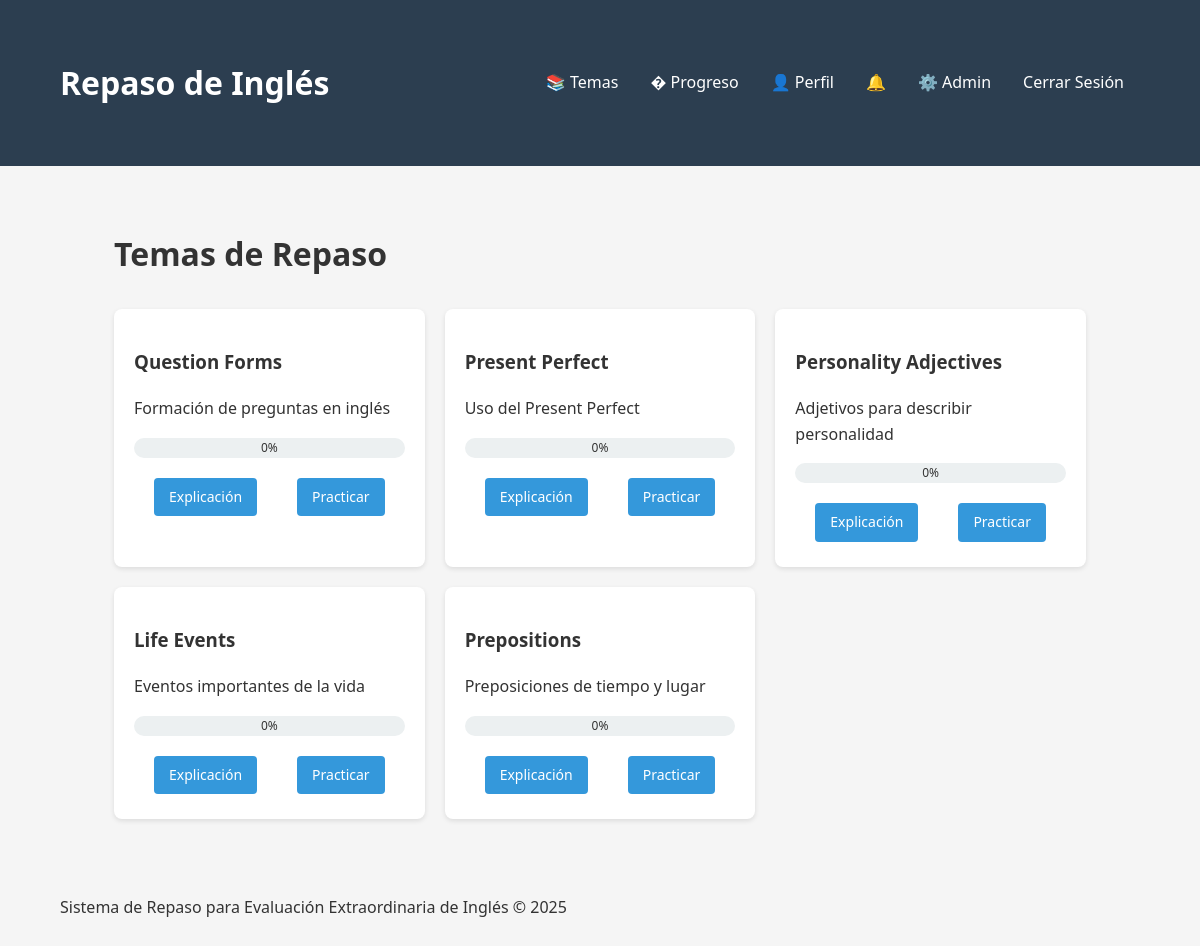
Page /pages/topics.php (signed in) on the committed database.
### tables this page shows
CREATE TABLE topics (
    topic_id INT AUTO_INCREMENT PRIMARY KEY,
    title VARCHAR(255) NOT NULL,
    description TEXT,
    category ENUM('grammar', 'vocabulary', 'tips') DEFAULT 'grammar',
    detailed_content TEXT,
    created_at TIMESTAMP DEFAULT CURRENT_TIMESTAMP,
    updated_at TIMESTAMP DEFAULT CURRENT_TIMESTAMP ON UPDATE CURRENT_TIMESTAMP
);

### pages/topics.php (the view, shortened to what this page needs)
<?php
require_once __DIR__ . '/../includes/header.php';
require_once __DIR__ . '/../includes/db.php';
$stmt = $pdo->query("SELECT * FROM topics");
$topics = $stmt->fetchAll(PDO::FETCH_ASSOC);
$progressStmt = $pdo->prepare("SELECT topic_id, score FROM user_progress WHERE user_id = ?");
$progressStmt->execute([$_SESSION['user_id']]);
$userProgress = $progressStmt->fetchAll(PDO::FETCH_KEY_PAIR);
?>
<div class="container">
    <h1>Temas de Repaso</h1>
    <div class="topics-grid">
        <?php foreach ($topics as $topic): ?>
            <?php
            $progress = isset($userProgress[$topic['topic_id']]) ? $userProgress[$topic['topic_id']] : 0;
            $progressClass = getProgressClass($progress);
            ?>
            <div class="topic-card <?php echo $progressClass; ?>">
    <h3><?php echo htmlspecialchars($topic['title']); ?></h3>
    <p><?php echo htmlspecialchars($topic['description']); ?></p>
    <div class="progress-bar">
        <span><?php echo $progress; ?>%</span>
    </div>
    <div class="topic-links">
        <a href="topic_detail.php?topic_id=<?php echo $topic['topic_id']; ?>" class="btn btn-small">
            Explicación
        </a>
        <a href="practice.php?topic_id=<?php echo $topic['topic_id']; ?>" class="btn btn-small">
            Practicar
        </a>
    </div>
</div>
        <?php endforeach; ?>
    </div>
</div>
<?php
function getProgressClass($progress) {
    return 'not-started';
}
require_once __DIR__ . '/../includes/footer.php';
?>

### assets/css/style.css (style rules this page uses)
body { font-family: 'Segoe UI', Tahoma, Geneva, Verdana, sans-serif; line-height: 1.6; margin: 0; padding: 0; color: #333; background-color: #f5f5f5; }
.container { width: 90%; max-width: 1200px; margin: 0 auto; padding: 20px; }
.btn { display: inline-block; background-color: #3498db; color: white; padding: 0.5rem 1rem; border: none; border-radius: 4px; text-decoration: none; cursor: pointer; transition: background-color 0.3s; }
.topics-grid { display: grid; grid-template-columns: repeat(auto-fill, minmax(300px, 1fr)); gap: 20px; margin-top: 30px; }
.topic-card { background-color: white; border-radius: 8px; padding: 20px; box-shadow: 0 2px 5px rgba(0,0,0,0.1); transition: transform 0.3s; }
.progress-bar { height: 20px; background-color: #ecf0f1; border-radius: 10px; margin: 15px 0; position: relative; overflow: hidden; }
.progress-bar span { position: absolute; top: 50%; left: 50%; transform: translate(-50%, -50%); font-size: 12px; color: #333; }
.btn-small { padding: 8px 15px; font-size: 14px; margin: 5px; }
.topic-links { display: flex; justify-content: space-around; margin-top: 15px; }

### rows in the picture
topics: title "Question Forms", description "Formación de preguntas en inglés", topic_id "0"
topics: title "Present Perfect", description "Uso del Present Perfect", topic_id "0"
topics: title "Personality Adjectives", description "Adjetivos para describir personalidad", topic_id "0"
topics: title "Life Events", description "Eventos importantes de la vida", topic_id "0"
topics: title "Prepositions", description "Preposiciones de tiempo y lugar", topic_id "0"
